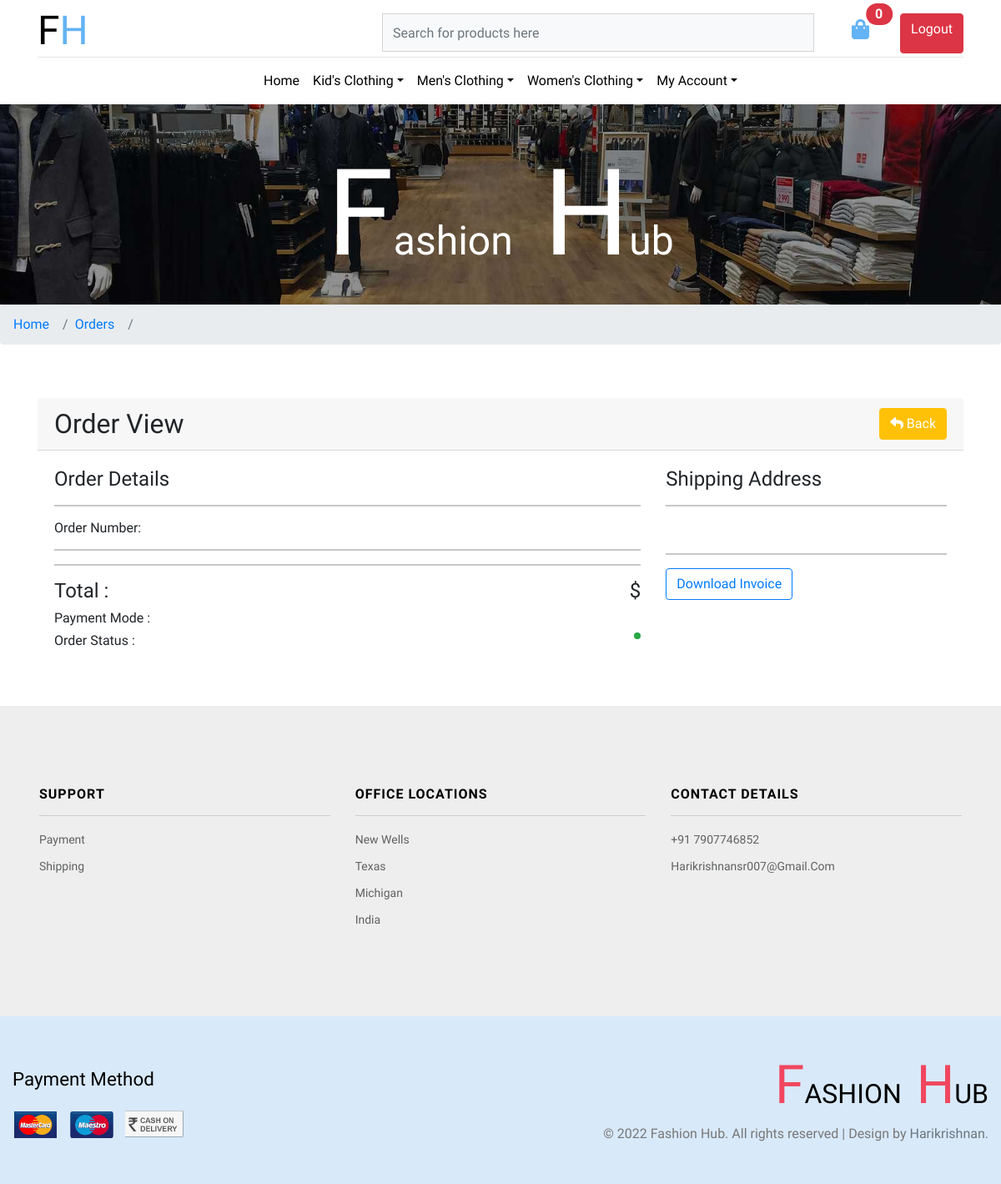
The page /order_details/OD4859005236 (signed in) on the database as committed earlier.
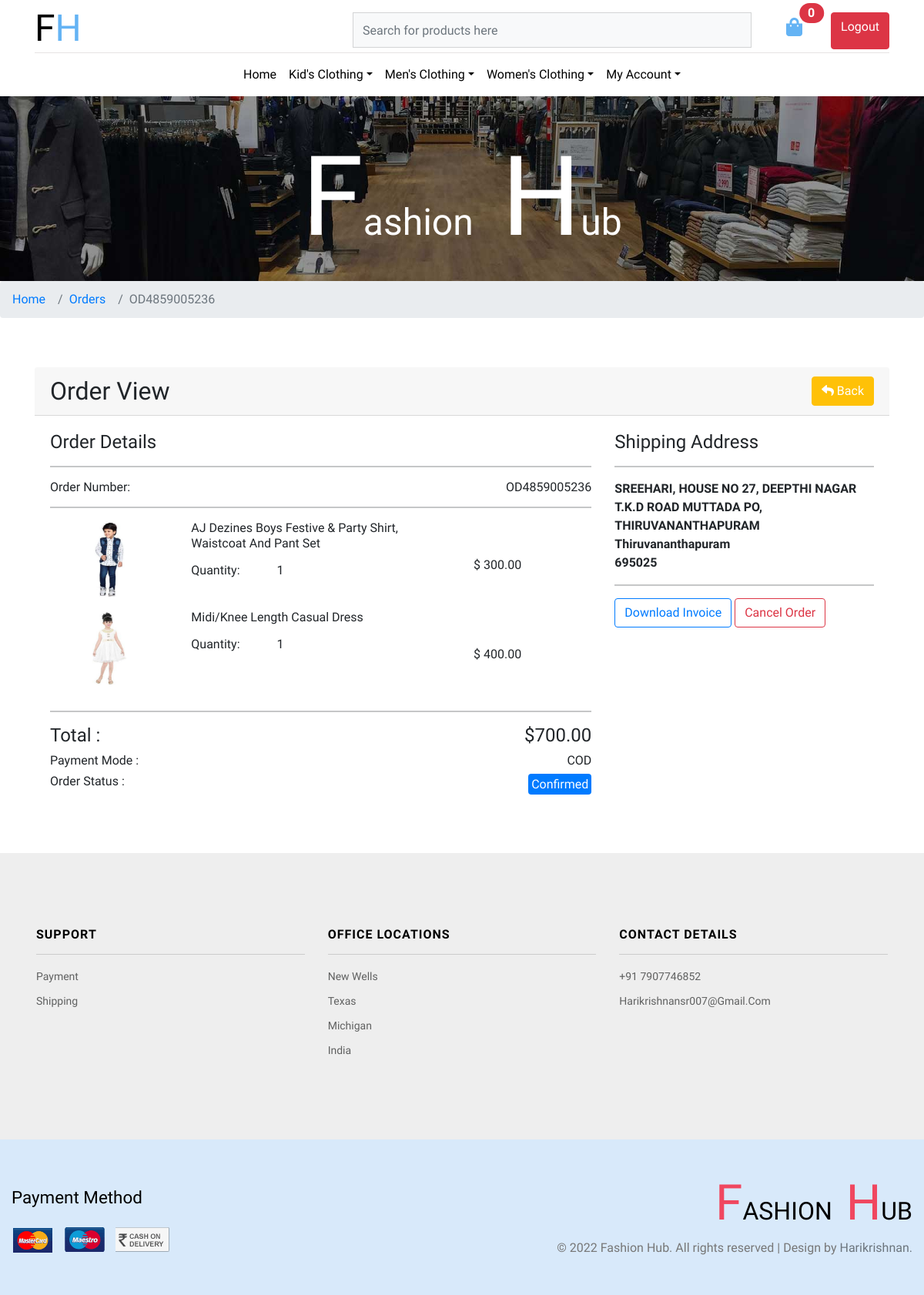
The same page on the database as committed later.
### admin_dashboard/models.py (models this page shows, shortened)
class Category(MPTTModel):
    name = models.CharField( max_length=255, unique=True)
    image = models.ImageField(upload_to="category", blank=True)
    parent = TreeForeignKey('self', related_name='children', on_delete=models.CASCADE, blank=True, null=True)
    slug = models.SlugField( max_length=255, null = True, unique=True)
    description = models.TextField(null = True, blank = True)
    created = models.DateTimeField( auto_now_add=True)
    updated = models.DateTimeField(auto_now=True)
    class MPTTMeta:
        order_insertion_by = ['name']
    class Meta:
        unique_together = (('parent', 'slug',))
        verbose_name_plural = 'categories'

class Product(models.Model):
    category=TreeForeignKey(Category,  on_delete=models.CASCADE, related_name='products')
    name=models.CharField(max_length=200, unique=True)
    brand = models.ForeignKey(Brand, on_delete=models.CASCADE, null = True, blank = True, related_name='products')
    slug=models.SlugField(max_length=200, null = True, unique=True)
    image=models.ImageField(upload_to='product',blank=True)
    description=models.TextField(blank=True)
    price=models.DecimalField(max_digits=10, decimal_places=2)
    available=models.BooleanField(default=True)
    created=models.DateTimeField(auto_now_add=True)
    updated=models.DateTimeField(auto_now=True)
    quantity =  models.IntegerField(blank=True, null=True)
    is_featured=models.BooleanField(default=False)

### order/models.py (models this page shows, shortened)
class Order(models.Model):
   payment_method = models.CharField(max_length=100, null = True, blank = True)
   user = models.ForeignKey(User, on_delete=models.CASCADE)
   created_at = models.DateTimeField(auto_now_add=True)
   updated_at = models.DateTimeField(auto_now_add=True)
   transaction_id = models.CharField(max_length=200, null = True, blank = True)
   order_statuses =(
    ('Confirmed','Confirmed'),
    ('Out For Shipping', 'Out For Shipping'),
    ('Delivered', 'Delivered'),
    ('Cancel', 'Cancel'),
    ('Refunded', 'Refunded'),
   )
   status = models.CharField(max_length=150, choices=order_statuses, default="Confirmed")
   order_number = models.CharField(max_length=150, null=True)
   grand_total = models.DecimalField(max_digits=10, decimal_places=2, null = True, blank = True)
   address = models.ForeignKey(Address, null = True, on_delete=models.CASCADE)

class OrderItem(models.Model):
    product = models.ForeignKey(Product, on_delete=models.CASCADE)
    order = models.ForeignKey(Order, on_delete=models.CASCADE, related_name="order_items")
    quantity = models.IntegerField()
    price = models.DecimalField(max_digits=10, decimal_places=2, null = True, blank = True)
    def sub_total(self):
        return self.price * self.quantity

### account/models.py (models this page shows, shortened)
class Address(models.Model):
    user = models.ForeignKey(User, on_delete=models.CASCADE, related_name='addresses')
    address = models.CharField(verbose_name="Address", max_length=255)
    city = models.CharField(verbose_name="City", max_length=150)
    country = models.CharField(verbose_name="Country", max_length=150)
    postal_code = models.CharField(verbose_name="Postal Code", max_length=50)
    created_at = models.DateTimeField(verbose_name="Created at", auto_now_add=True)
    updated_at = models.DateTimeField(verbose_name="Updated at", auto_now=True)
    default = models.BooleanField(verbose_name="Default", default=False)
    class Meta:
        verbose_name = "Address"
        verbose_name_plural = "Addresses"

### order/views.py (the view)
# urls.py: path('order_details/<str:order_no>', views.order_details, name= "order_details"),
def order_details(request, order_no):
    refund_form = RefundForm()
    order = Order.objects.filter(order_number = order_no).filter(user = request.user).first()
    order_items = OrderItem.objects.filter(order = order)
    context = {
        'order': order,
        'order_items': order_items,
        'refund_form': refund_form,
    }
    return render (request, 'shop/order_details.html', context)

### order/forms.py
class RefundForm(forms.ModelForm):
    class Meta:
        model = Refund
        fields = ['reason']

### admin_dashboard/context_processor.py (called while the page is built)
def subject_renderer(request):
   return {
       'main_categories': Category.objects.filter(parent=None).order_by('name')
   }

### templates/shop/order_details.html (shortened to what the changed rows need)
{% extends 'shop/main.html' %}
{% load static %}
{% load crispy_forms_tags %}
{% block content%}
    <nav aria-label="breadcrumb">
        <ol class="breadcrumb">
            <li class="breadcrumb-item">
                <a href="{%  url 'home' %}">Home</a>
            </li>
            <li class="breadcrumb-item">
                <a href="{%  url 'my_orders' %}">Orders</a>
            </li>
            <li class="breadcrumb-item active" aria-current="page">{{ order.order_number }}</li>
        </ol>
    </nav>
    <section class="checkout_wthree py-sm-5 py-3">
        <div class="container">
            <div class="row">
                <div class="col-md-12">
                    <div class="card-header">
                        <h2 class="mb-0">Order View
                            <a href="{% url 'my_orders' %}" class="btn btn-warning float-end text-white"><i class="fa fa-reply"></i> Back</a>
                        </h2>
                    </div>
                    <div class="card-body">
                       <div class="row">
                            <div class="col-md-8">
                                <div class="row">
                                    <div class="col-md-12">
                                        <h6>Order Number: <span class="float-end">{{ order.order_number }}</span></h6>
                                        {% for item in order.order_items.all %}
                                            <div class="row">
                                                <div class="col-md-3 text-center">
                                                    <img src="{{ item.product.image.url}}" alt="ProductImage" height="100px" width="100px">
                                                </div>
                                                <div class="col-md-6">
                                                    <h6>{{ item.product.name }}</h6>
                                                    <h6 class="my-3">Quantity:<span class="mx-5">{{ item.quantity }}</span></h6>
                                                </div>
                                                <div class="col-md-3 my-5">
                                                    <h6>$ {{ item.sub_total }}</h6>
                                                </div>
                                            </div>
                                        {% endfor %}
                                        <h4 class="mt-2"> Total : <span class="float-end">${{ order.grand_total }}</span></h4>
                                        <h6 class="mt-2"> Payment Mode : <span class="float-end">{{ order.payment_method }}</span></h6>
                                        <h6 class="mt-2"> Order Status :
                                            {% if order.status == "Confirmed" %}
                                                <span class="float-end p-1 mb-2 bg-primary text-white rounded">{{ order.status }}</span>
                                            {% elif order.status == "Out For Shipping" %}
                                                <span class="float-end p-1 mb-2 bg-warning text-dark rounded">{{ order.status }}</span>
                                            {% elif order.status == "Cancel" %}
                                                <span class="float-end p-1 mb-2 bg-danger text-white rounded">{{ order.status }}</span>
                                            {% else %}
                                                <span class="float-end p-1 mb-2 bg-success text-white rounded">{{ order.status }}</span>
                                            {% endif %}
                                        </h6>
                                    </div>
                                </div>
                            </div>
                            <div class="col-md-4">
                                <h4>Shipping Address</h4>
                                <hr>
                                 <strong>{{ order.address.address }}</strong>
                                 <strong>{{ order.address.city }}</strong></br>
                                 <strong>{{ order.address.postal_code }}</strong>
                                 <hr>
                                 {% if order.status != "Cancel" %}
                                    <a href="{% url 'save_pdf' order.order_number %}" class="btn btn-outline-primary">Download Invoice</a>
                                 {% endif %}
                                 {% if order.status == "Confirmed" %}
                                    <button type="button" class="btn btn-outline-danger" data-bs-toggle="modal" data-bs-target="#staticBackdrop">
                                        Cancel Order
                                    </button>
                                 {% endif %}
                            </div>
                       </div>
                    </div>
                </div>
            </div>
        </div>
    </section>
{% endblock%}

### templates/shop/main.html (shortened to what the changed rows need)
{% load static %}
<!DOCTYPE html>
<html lang="zxx">
    <head>
        <link href="https://cdn.jsdelivr.net/npm/bootstrap@5.0.0-beta3/dist/css/bootstrap.min.css" rel="stylesheet" />
        <link rel="stylesheet" href="https://cdnjs.cloudflare.com/ajax/libs/font-awesome/5.15.3/css/all.min.css" />
        <link rel="stylesheet" href="https://use.fontawesome.com/releases/v5.7.2/css/all.css">
        <link rel="stylesheet" type="text/css" href="{% static '/css/shop/bootstrap.css' %}"  media="all">
        <link rel="stylesheet" type="text/css" href="{% static '/css/shop/shop.css' %}"  media="all">
        <link rel="stylesheet" type="text/css" href="{% static '/css/shop/owl.carousel.min.css' %}"  media="all">
        <link rel="stylesheet" type="text/css" href="{% static '/css/shop/style.css' %}"  media="all">
        <link rel="stylesheet" type="text/css" href="{% static '/css/shop/flexslider.css' %}"  media="all">
        <link rel="stylesheet" type="text/css" href="{% static '/css/shop/checkout.css' %}"  media="all">
        <link rel="stylesheet" type="text/css" href="{% static '/css/shop/easy-responsive-tabs.css' %}"  media="all">
        <link rel="stylesheet" type="text/css" href="{% static '/css/shop/creditly.css' %}"  media="all">
        <link rel="stylesheet" type="text/css" href="{% static '/css/shop/owl.carousel.min.css' %}"  media="all">
    </head>
    <body>
        <header>
            <div class="container">
                <nav class="top_nav d-flex pt-3 pb-1">
                    <h1>
                        <a class="navbar-brand" href="{% url 'home'  %}">fh
                        </a>
                    </h1>
                </nav>
                <nav class="navbar navbar-expand-lg navbar-light justify-content-center">
                    <div class="collapse navbar-collapse" id="navbarSupportedContent">
                        <ul class="navbar-nav mx-auto text-center">
                            {% for main_category in main_categories %}
                                <li class="nav-item dropdown has-mega-menu" style="position:static;">
                                    <a class="nav-link dropdown-toggle" data-toggle="dropdown" href="{%  url 'product_list' main_category.slug %}" role="button" aria-haspopup="true" aria-expanded="false">{{ main_category.name }}</a>
                                </li>
                            {% endfor %}
                        </ul>
                    </div>
                </nav>
            </div>
        </header>
        {% block content %}{% endblock content %}
        <footer>
            <div class="footerv2-w3ls">
                <div class="container-fluid py-5 footer-copy_w3ls">
                    <div class="d-lg-flex justify-content-between">
                        <div class="cpy-right align-self-center">
                            <h2 class="agile_btxt">
                                <a href="index.html">
                                    <span>f</span>ashion
                                    <span>h</span>ub</a>
                            </h2>
                        </div>
                    </div>
                </div>
            </div>
        </footer>
    </body>
</html>

Rows that differ between the two databases and show on the page:
added Order: order_number "OD4859005236", grand_total "700.00", payment_method "COD", status "Confirmed", address.address "SREEHARI, HOUSE NO 27, DEEPTHI NAGAR T.K.D ROAD MUTTADA PO, THIRUVANANTHAPURAM", address.city "Thiruvananthapuram", address.postal_code "695025"
added OrderItem: product.image (picture), product.name "AJ Dezines Boys Festive & Party Shirt, Waistcoat And Pant Set", quantity "1", sub_total "300.00"
added OrderItem: product.image (picture), product.name "Midi/Knee Length Casual Dress", quantity "1", sub_total "400.00"
Other text that changed with them:
text now shown: "Cancel Order"
